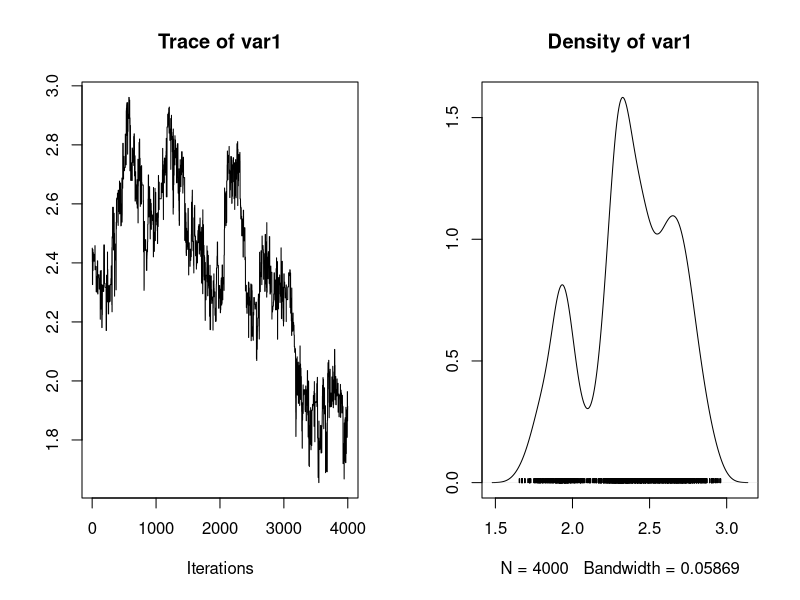
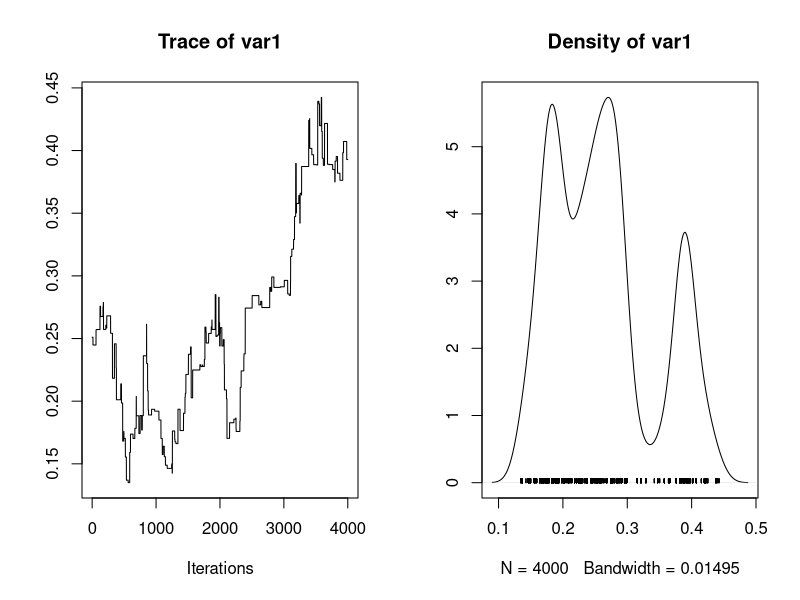
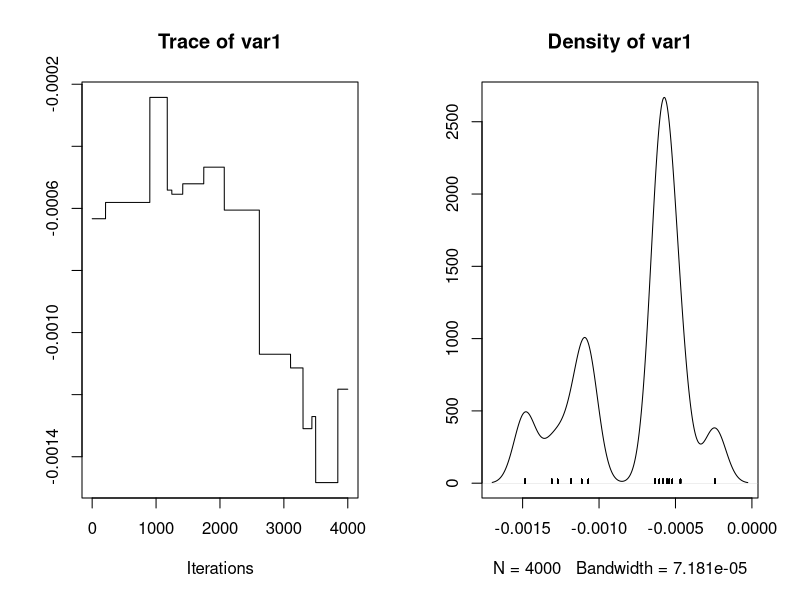
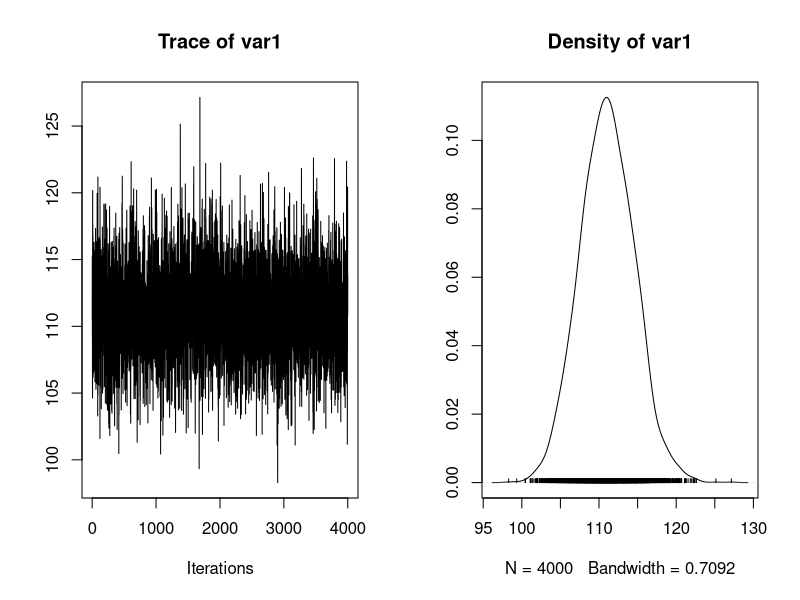

The R script that drew these images, in order:
## ---- chunk 1
Ndoses <- 6                                          # Number of doses
Nplates <- 3                                         # Number of plates
y <- structure(c(15, 16, 16, 27, 33, 20, 21, 18, 26, # Number of revertant colonies measured
                 41, 38, 27, 29, 21, 33, 60, 41, 42), .Dim = c(6, 3))
x <- c(0, 10, 33, 100, 333, 1000)                    # Dose of quinoline (in \mu g per plate)
## ---- chunk 2
alpha <- 0
beta <- 0
gamma <- 0
tau <- 0.1
lambda <-structure(c(0, 0, 0, 0, 0, 0, 0, 0, 0, 0, 0, 0, 0, 0, 0, 0, 0, 0), 
                   .Dim = c(6, 3))
## ---- chunk 3
model <- function(Ndoses, Nplates, x, y, alpha, beta, gamma, tau, lambda, 
                  nchain, prop_sd){
  ## Hyperparameters
  alpha.sigma2 <- 1/.000001
  beta.sigma2 <- 1/.000001
  gamma.sigma2 <- 1/.000001
  tau.xi <- .001
  tau.phi <- .001
  ## Initialization
  mu <- matrix(NA, nrow = Ndoses, ncol = Nplates)
  mu.candidate <- matrix(NA, nrow = Ndoses, ncol = Nplates)
  chain <- matrix(NA, nrow = nchain + 1, ncol = 4)
  colnames(chain) <- c("alpha", "beta", "gamma", "tau")
  chain[1,] <- c(alpha, beta, gamma, tau)
  ## Update
  for(k in 1:nchain){
    tau.rate <- tau.xi + .5*Ndoses*Nplates
    tau.shape <- 1/tau.phi + .5*sum(lambda**2)
    tau <- rgamma(n = 1, rate = tau.rate, shape = tau.shape)
    chain[k + 1, 4] <- tau
    lambda <- structure(rnorm(n = Nplates * Ndoses, mean = 0, sd = 1/sqrt(chain[k + 1, 4])), .Dim = c(Ndoses, Nplates))
    for(j in 1:Ndoses){
      for(i in 1:Nplates){
        mu[j, i] <- exp(chain[k, 1] + chain[k, 2] * log(x[j] + 10) + chain[k, 3] * x[j] + lambda[j, i])
      }
    }
    # Metropolis-Hastings for alpha
    alpha.candidate <- rnorm(1, mean = chain[k, 1], sd = prop_sd[1])
    for(j in 1:Ndoses){
      for(i in 1:Nplates){
        mu.candidate[j, i] <- exp(alpha.candidate + chain[k, 2] * log(x[j] + 10) + chain[k, 3] * x[j] + lambda[j, i])
      }
    }
    alpha.top <- alpha.candidate^2 / (2*alpha.sigma2) + sum(y * log(mu.candidate) - mu.candidate)
    alpha.bottom <- chain[k, 1]^2 / (2*alpha.sigma2) + sum(y * log(mu) - mu)
    alpha.ratio <- alpha.top - alpha.bottom
    if(!is.na(alpha.ratio) && log(runif(1)) < alpha.ratio){
      chain[k + 1, 1] <- alpha.candidate
    } else {
      chain[k + 1, 1] <- chain[k, 1]
    }
    # Metropolis-Hastings for beta
    beta.candidate <- rnorm(1, mean = chain[k, 2], sd = prop_sd[2])
    for(j in 1:Ndoses){
      for(i in 1:Nplates){
        mu[j,i] <- exp(chain[k+1,1] + chain[k,2]*log(x[j]+10) + chain[k,3]*x[j] + lambda[j,i])
        mu.candidate[j, i] <- exp(chain[k+1,1] + beta.candidate * log(x[j] + 10) + chain[k, 3] * x[j] + lambda[j, i])
      }
    }
    beta.top <- beta.candidate^2 / (2*beta.sigma2) + sum(y * log(mu.candidate) - mu.candidate)
    beta.bottom <- chain[k, 2]^2 / (2*beta.sigma2) + sum(y * log(mu) - mu)
    beta.ratio <- beta.top - beta.bottom
    if(!is.na(beta.ratio) && log(runif(1)) < beta.ratio){
      chain[k + 1, 2] <- beta.candidate
    } else {
      chain[k + 1, 2] <- chain[k, 2]
    }
    # Metropolis-Hastings for gamma
    gamma.candidate <- rnorm(1, mean = chain[k, 3], sd = prop_sd[3])
    for(j in 1:Ndoses){
      for(i in 1:Nplates){
        mu[j,i] <- exp(chain[k+1,1] + chain[k+1,2]*log(x[j]+10) + chain[k,3]*x[j]+lambda[j,i])
        mu.candidate[j, i] <- exp(chain[k+1, 1] + chain[k+1, 2] * log(x[j] + 10) + gamma.candidate * x[j] + lambda[j, i])
      }
    }
    gamma.top <- gamma.candidate^2 / (2*gamma.sigma2) + sum(y * log(mu.candidate) - mu.candidate)
    gamma.bottom <- chain[k, 3]^2 / (2*gamma.sigma2) + sum(y * log(mu) - mu)
    gamma.ratio <- gamma.top - gamma.bottom
    if(!is.na(gamma.ratio) && log(runif(1)) < gamma.ratio){
      chain[k + 1, 3] <- gamma.candidate
    } else {
      chain[k + 1, 3] <- chain[k, 3]
    }
  }
  return(chain)
}
## ---- chunk 4
nchain <- 5000
prop_sd <-  c(.2,.3,.04)
chain <- model(Ndoses, Nplates, x, y, alpha, beta, gamma, tau, lambda, nchain, prop_sd)
## ---- chunk 5
library(coda)
chain.new <- chain[1001:5000,]
plot(mcmc(chain.new[,1]))
plot(mcmc(chain.new[,2]))
plot(mcmc(chain.new[,3]))
plot(mcmc(chain.new[,4]))
## ---- chunk 6
chain <- chain[1001:4001,]
res = data.frame(
  mean = round(apply(chain, 2, mean), 4),
  sd = round(apply(chain, 2, sd), 4)
)
print(res)
